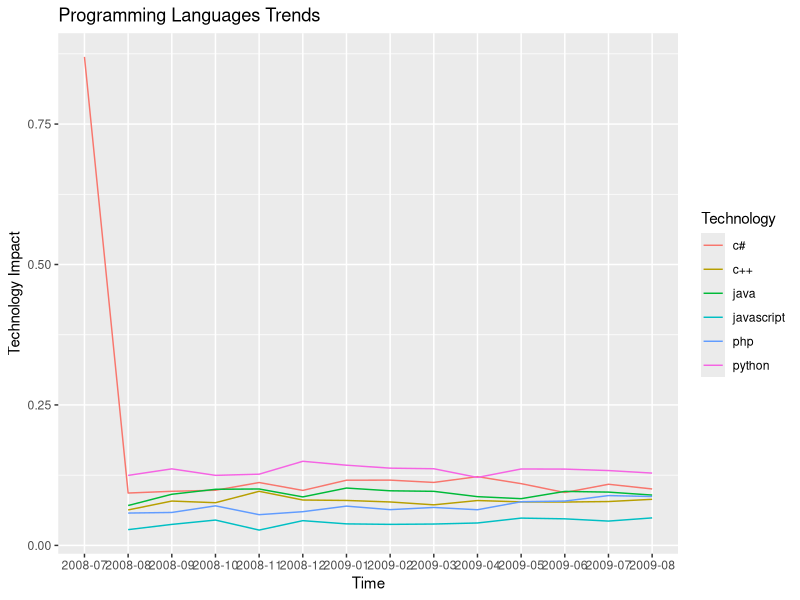

Write R code to recreate this figure.
library("ggplot2")
data <- read.table("TechnologyTrends8.txt", comment.char = "")
colnames(data) <- c("Time", "Proportion", "Technology")
ggplot(data, aes(Time, Proportion, colour = Technology, group = Technology)) + geom_line() + ggtitle("Programming Languages Trends") + labs(x = "Time", y = "Technology Impact")